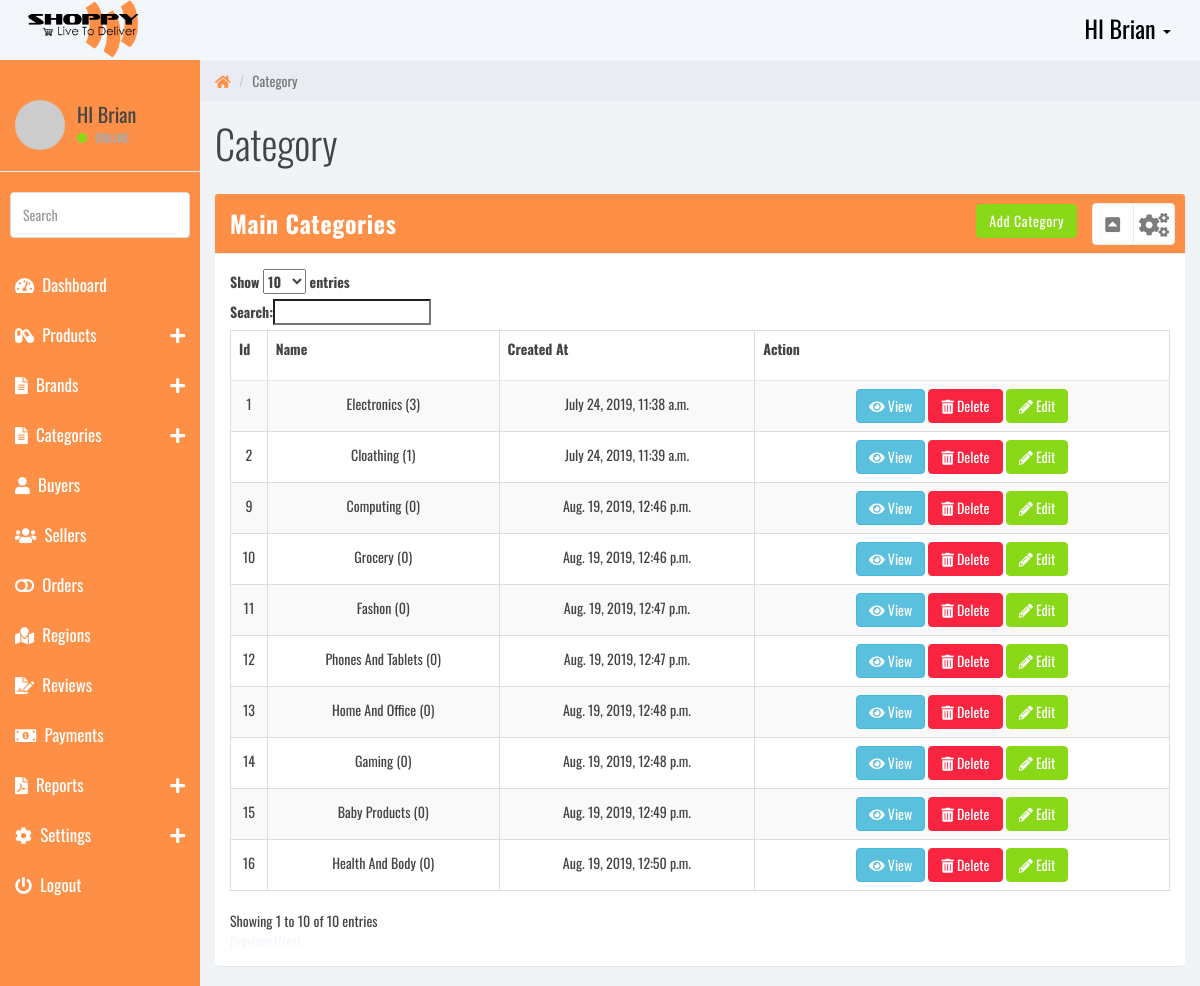
The app's page /shoppyadmin/view_category/ (signed in) with its own data.
### shoppy/models.py (models this page shows, shortened)
class Category(models.Model):
    name = models.CharField(max_length=100, unique=True, null=False, blank=False )
    parent_id = models.ForeignKey('Category',  on_delete=models.CASCADE, blank=True, null=True)
    created_at = models.DateTimeField(auto_now_add=True)
    updated_at = models.DateTimeField(auto_now=True)
    @property
    def is_child(self):
        if self.parent_id:
            return True
        else:
            return False
    def childern_count(self):
        category_childern=Category.objects.filter(parent_id=self).count()
        if category_childern:
            return category_childern
        else:
            return category_childern

### shoppyadmin/views.py (the view)
# urls.py: path('view_category/', views.view_category, name='shoppy_admin_add_category'),
@login_required()
def view_category(request):
    independent_categories = []
    categories = Category.objects.all()
    for category in categories:
        if not category.is_child:
            independent_categories.append(category)
    context = {
        'categories': set(independent_categories),
    }
    return render(request, 'brand and category/category.html', context)

### shoppy/templatetags/call_method.py (called while the page is built)
@register.filter(name='is_seller')
def is_seller(user):
    user_id=user.id
    seller = Seller.objects.filter(user_ptr_id=user_id).first()
    if seller is None:
        return False
    else:
        return True

### shoppyadmin/templates/brand and category/category.html (shortened to what this page needs)
{% extends 'aaa_layout.html' %}
{% load static %}
{% block links %}
    <link rel="stylesheet" href="https://cdn.datatables.net/1.10.18/css/dataTables.bootstrap.min.css">
    <link href="https://cdnjs.cloudflare.com/ajax/libs/bootstrap-select/1.10.0/css/bootstrap-select.min.css" rel="stylesheet" />
{% endblock links %}
{% block content %}
     <div class="col-sm-9 col-sm-offset-3 col-lg-10 col-lg-offset-2 main">
		<div class="row">
			<ol class="breadcrumb">
				<li>
					<a href="#">
					<em class="fa fa-home"></em>
				    </a>
			    </li>
				<li class="active">Category</li>
			</ol>
		</div>
       <div class="row">
			<div class="col-lg-12">
				<h1 class="page-header">Category</h1>
			</div>
		</div>
        <div class="row">
                <div class="col-lg-12">
                    <div class="panel panel-default">
                        <div class="panel-heading panel-warning-custom">
                            Main Categories
                            <ul class="pull-right panel-settings panel-button-tab-right">
                                <li class="dropdown"><a class="pull-right dropdown-toggle" data-toggle="dropdown" href="#">
                                    <em class="fa fa-cogs"></em>
                                </a>
                                </li>
                            </ul>
                            <span class="pull-right clickable panel-toggle panel-button-tab-left"><em class="fa fa-toggle-up"></em></span>
                            <a href="#" data-toggle="modal" data-target="#addCategory" class="btn btn-success pull-right">Add Category</a>
                        </div>
                        <div class="panel-body">
                            <div class="canvas-wrapper">
                                <div class="main-chart" id="line-chart" height="200" width="600">
                                    <table id="example" class="table table-striped table-bordered" style="width:100%;">
                                    <thead>
                                        <tr class="text-capitalize">
                                            <th>Id</th>
                                            <th>Name</th>
                                            <th>Created At</th>
                                            <th>Action</th>
                                        </tr>
                                    </thead>
                                    <tbody>
                                        {% for category in categories %}
                                            <tr class="text-center ">
                                                <td class="tb-data">{{ category.id }}</td>
                                                <td class="tb-data text-capitalize">{{ category.name }} ({{ category.childern_count }})</td>
                                                <td class="tb-data">{{ category.created_at }}</td>
                                                <td class="tb-data">
                                                    <a href="{% url "ShoppyAdmin:shoppy_view_sub_category" category.id %}" class="btn btn-info"><i class="fas fa-eye"></i> View</a>
                                                    <a href="" data-toggle="modal" data-target="#delete{{ category.id }}" class="btn btn-danger"><i class="fas fa-trash-alt"></i> Delete</a>
                                                    <a href="" data-toggle="modal" data-target="#editcategory{{ category.id }}" class="btn btn-success"><i class="fas fa-pencil-alt"></i> Edit</a>
                                                </td>
                                            </tr>
                                        {% endfor %}
                                    </tbody>
                                </table>
                                </div>
                            </div>
                        </div>
                    </div>
                </div>
      </div>
    </div>
{% endblock content %}

### shoppyadmin/templates/aaa_layout.html (shortened to what this page needs)
<!DOCTYPE html>
{% load static %}
{% load call_method %}
<html>
<head>
    <link rel="stylesheet" href="https://cdnjs.cloudflare.com/ajax/libs/normalize/5.0.0/normalize.min.css">
    <link rel="stylesheet" href="{% static 'css/preloadercss/style.css' %}">
	<link href="{% static 'css/bootstrap.min.css' %}" rel="stylesheet">
	<link href="{% static 'css/font-awesome.min.css' %}" rel="stylesheet">
	<link href="{% static 'css/datepicker3.css' %}" rel="stylesheet">
	<link href="{% static 'css/styles.css' %}" rel="stylesheet">
    <link rel="stylesheet" href="https://use.fontawesome.com/releases/v5.8.2/css/all.css">
    {% block links %}
    {% endblock links %}
</head>
<body>
    <div class="col-sm-12 col-md-12 col-lg-12">
         <nav style="margin: 0;" class="navbar navbar-custom navbar-fixed-top" role="navigation">
		<div class="container-fluid">
			<div class="navbar-header">
				<a class="navbar-brand logo-admin" href="{% url 'ShoppyAdmin:shoppy-admin-home' %}">
                    <img src="{% static 'sitelogo/shoppy.png' %}" alt="">
                </a>
                <div class="dropdown pull-right">
                  <button style="" class="username dropdown-toggle " type="button" data-toggle="dropdown">
                      {% if request.user.is_authenticated %}
                        HI {{ request.user.first_name }}
                      {% else %}
                        <span class="">
                            <i class="fas fa-user-alt"></i>
                        </span>
                      {% endif %}
                      <span class="caret"></span>
                  </button>
                </div>
			</div>
		</div>
	</nav>
    </div>
	<div id="sidebar-collapse" class="col-sm-3 col-lg-2 sidebar">
		<div class="profile-sidebar ">
			<div class="profile-userpic mt-4">
				<img src="http://placehold.it/50/30a5ff/fff" class="img-responsive" alt="">
			</div>
			<div class="profile-usertitle">
				<div class="profile-usertitle-name">
                    {% if request.user.is_authenticated %}
                        HI {{ request.user.first_name }}
                      {% else %}
                        <span class="">
                            Username
                        </span>
                      {% endif %}
                </div>
				<div class="profile-usertitle-status">
                    {% if request.user.is_authenticated %}
                        <span class="indicator label-success"></span>
                    {% else %}
                        <span class="indicator label-primary"></span>
                        Offline
                    {% endif %}
                </div>
			</div>
		</div>
		<form role="search">
			<div class="form-group">
				<input type="text" class="form-control" placeholder="Search">
			</div>
		</form>
		<ul class="nav menu">
            <li><a href="{%  url 'ShoppyAdmin:shoppy-admin-home' %}"><em class="fas fa-tachometer-alt">&nbsp;</em> Dashboard</a></li>
			<li class="parent">
                <a  data-toggle="collapse" href="#productssubmenus">
				     <em class="fas  fa-capsules ">&nbsp;</em>
                        Products
                     <span data-toggle="collapse" href="#productssubmenus" class="icon pull-right">
                         <em class="fa fa-plus"></em>
                     </span>
				</a>
			</li>
            <li class="parent">
                <a data-toggle="collapse" href="#sub-item-3">
				     <em class="fas fa-file-alt">&nbsp;</em>
                        Brands
                     <span data-toggle="collapse" href="#sub-item-3" class="icon pull-right">
                         <em class="fa fa-plus"></em>
                     </span>
				</a>
			</li>
            <li class="parent">
                <a data-toggle="collapse" href="#sub-item-cat">
				     <em class="fas fa-file-alt">&nbsp;</em>
                        Categories
                     <span data-toggle="collapse" href="#sub-item-3" class="icon pull-right">
                         <em class="fa fa-plus"></em>
                     </span>
				</a>
			</li>
            {% if not request.user|is_seller %}
			<li class=""><a href="{%  url 'ShoppyAdmin:shoppy-admin-buyers' %}"><em class="fas fa-user">&nbsp;</em> Buyers</a></li>
			<li class=""><a href="{% url 'ShoppyAdmin:shoppy-admin-sellers' %}"><em class="fas fa-users">&nbsp;</em> Sellers</a></li>
			{% endif %}
            <li class=""><a href="{% url 'ShoppyAdmin:shoppy-admin-orders' %}"><em class="fa fa-toggle-off">&nbsp;</em> Orders</a></li>
			<li class=""><a href="{% url 'ShoppyAdmin:shoppy-admin-view-regions' %}"><em class="fa fa-map-marked">&nbsp;</em> Regions</a></li>
			<li class=""><a href="{% url 'ShoppyAdmin:shoppy-admin-reviews' %}"><em class="fas fa-file-signature">&nbsp;</em> Reviews</a></li>
            <li class=""><a href="{% url 'ShoppyAdmin:shoppy-payments' %}"><em class="fas fa-money-bill-alt">&nbsp;</em> Payments</a></li>
            <li class="parent">
                <a data-toggle="collapse" href="#reports">
				     <em class="fas fa-file-pdf">&nbsp;</em>
                        Reports
                     <span data-toggle="collapse" href="#reports" class="icon pull-right">
                         <em class="fa fa-plus"></em>
                     </span>
				</a>
			</li>
            <li class="parent">
                <a data-toggle="collapse" href="#setting_sub">
				     <em class="fa fa-cog">&nbsp;</em>
                        Settings
                     <span data-toggle="collapse" href="#setting_sub     " class="icon pull-right">
                         <em class="fa fa-plus"></em>
                     </span>
				</a>
			</li>
			<li class=""><a href="{% url 'Shoppy:shoppy-logout' %}"><em class="fa fa-power-off">&nbsp;</em> Logout</a></li>
		</ul>
	</div>
    <div style=" position: absolute; z-index: 9;" class="col-sm-9 col-sm-offset-3 col-lg-10 col-lg-offset-2 main" >
    </div>
    {% block content %}
    {% endblock %}
</body>
</html>

### records on screen
Category: id "1", name "Electronics", childern_count "3", created_at "July 24, 2019, 11:38 a.m."
Category: id "2", name "Cloathing", childern_count "1", created_at "July 24, 2019, 11:39 a.m."
Category: id "9", name "Computing", childern_count "0", created_at "Aug. 19, 2019, 12:46 p.m."
Category: id "10", name "Grocery", childern_count "0", created_at "Aug. 19, 2019, 12:46 p.m."
Category: id "11", name "Fashon", childern_count "0", created_at "Aug. 19, 2019, 12:47 p.m."
Category: id "12", name "Phones And Tablets", childern_count "0", created_at "Aug. 19, 2019, 12:47 p.m."
Category: id "13", name "Home And Office", childern_count "0", created_at "Aug. 19, 2019, 12:48 p.m."
Category: id "14", name "Gaming", childern_count "0", created_at "Aug. 19, 2019, 12:48 p.m."
Category: id "15", name "Baby Products", childern_count "0", created_at "Aug. 19, 2019, 12:49 p.m."
Category: id "16", name "Health And Body", childern_count "0", created_at "Aug. 19, 2019, 12:50 p.m."

### other values on screen
{{ request.user.first_name }} "Brian"
